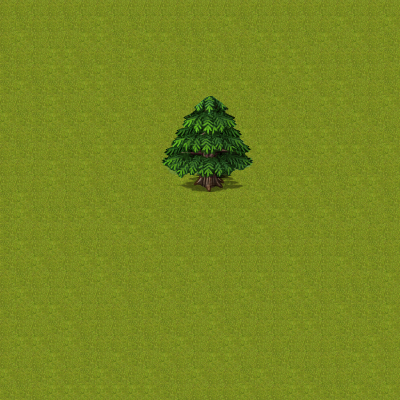

A 2D game scene composited from a Tiled map and its tileset images. What follows is a short description and the map's XML, with every tile layer's data as written:
An orthogonal 25x25 tile map with 16x16 px tiles, 2 tile layers (Background, Foreground), 2 tilesets and 1 object (Player).

<map version="1.2" tiledversion="1.2.2" orientation="orthogonal" renderorder="left-down" width="25" height="25" tilewidth="16" tileheight="16" infinite="0" nextlayerid="4" nextobjectid="2">
 <properties>
  <property name="MapID" type="int" value="1" />
  <property name="MapName" value="Elwynn Forest" />
 </properties>
 <tileset firstgid="1" name="A2" tilewidth="16" tileheight="16" tilecount="768" columns="32">
  <image source="Tilesets/A2.png" width="512" height="384" />
  <terraintypes>
   <terrain name="Grass" tile="-1" />
  </terraintypes>
  <tile id="0" terrain=",,,0" />
  <tile id="1" terrain=",,0," />
  <tile id="2" terrain=",0,0,0" />
  <tile id="3" terrain="0,,0,0" />
  <tile id="32" terrain=",0,," />
  <tile id="33" terrain="0,,," />
  <tile id="34" terrain="0,0,,0" />
  <tile id="35" terrain="0,0,0," />
  <tile id="64" terrain=",,,0" />
  <tile id="65" terrain=",,0,0" />
  <tile id="66" terrain=",,0,0" />
  <tile id="67" terrain=",,0," />
  <tile id="96" terrain=",0,,0" />
  <tile id="97" terrain="0,0,0,0" />
  <tile id="98" terrain="0,0,0,0" />
  <tile id="99" terrain="0,,0," />
  <tile id="128" terrain=",0,,0" />
  <tile id="129" terrain="0,0,0,0" />
  <tile id="130" terrain="0,0,0,0" />
  <tile id="131" terrain="0,,0," />
  <tile id="160" terrain=",0,," />
  <tile id="161" terrain="0,0,," />
  <tile id="162" terrain="0,0,," />
  <tile id="163" terrain="0,,," />
 </tileset>
 <tileset firstgid="769" name="B1" tilewidth="16" tileheight="16" tilecount="1024" columns="32">
  <image source="Tilesets/B1.png" width="512" height="512" />
 </tileset>
 <layer id="1" name="Background" width="25" height="25">
  <data encoding="csv">
1,67,66,67,67,66,67,66,66,66,66,67,66,66,66,67,66,67,67,67,66,67,66,67,66,
129,99,131,131,99,131,98,130,99,130,131,131,131,131,98,99,130,130,131,130,131,98,130,131,98,
3,98,130,130,130,98,98,99,131,98,98,99,99,98,131,131,98,98,130,99,98,130,98,131,99,
99,131,130,98,98,131,131,99,98,99,131,131,99,99,99,130,99,98,98,130,131,131,131,131,99,
99,131,131,98,98,99,98,99,131,131,131,99,99,130,131,130,131,98,98,98,130,131,99,130,131,
99,98,99,99,99,98,98,130,99,98,131,130,98,99,98,98,99,130,99,98,131,98,130,131,99,
130,130,99,98,130,130,98,131,99,98,131,99,131,99,131,99,131,98,99,130,98,98,130,131,98,
98,99,99,98,99,98,99,98,130,99,98,130,130,98,99,130,131,130,131,130,99,131,98,99,130,
35,131,99,99,98,130,98,130,131,130,99,98,131,131,99,98,130,98,130,98,98,130,131,131,99,
3,99,130,131,99,99,98,98,98,98,131,131,130,130,99,98,98,98,99,99,98,98,98,131,98,
131,131,130,98,130,98,131,99,98,98,99,99,130,131,130,98,131,130,131,99,131,130,99,99,131,
130,130,131,98,130,98,131,130,99,98,99,98,98,130,36,35,99,130,98,98,130,99,98,98,131,
99,98,130,130,130,99,99,98,130,131,99,99,98,131,4,3,98,131,131,131,99,131,130,98,99,
99,98,99,99,99,98,98,99,131,98,99,35,98,98,130,98,131,98,98,99,98,99,98,130,99,
99,130,131,130,131,130,130,98,98,99,36,129,99,130,98,99,98,131,131,99,99,131,130,131,130,
99,98,130,98,131,99,130,131,131,98,4,3,130,131,130,131,131,131,130,131,130,131,130,99,131,
35,131,98,131,130,98,98,99,130,131,130,98,130,98,130,130,130,130,98,130,130,98,99,99,130,
129,99,131,130,130,99,98,99,131,98,130,99,98,130,131,130,98,130,98,99,130,131,131,130,98,
129,98,130,130,98,130,130,98,131,99,98,99,130,99,131,98,99,131,98,98,131,99,99,99,130,
97,131,98,98,131,130,131,131,99,99,130,99,98,98,130,99,130,130,99,99,130,98,99,99,98,
129,130,130,99,98,131,130,130,99,131,99,131,130,98,99,130,131,130,98,98,130,99,130,99,98,
129,98,98,130,98,99,131,131,99,99,131,98,130,131,98,98,130,131,130,130,131,99,131,98,131,
3,130,131,98,130,99,130,98,99,130,98,131,130,98,98,130,131,99,130,130,131,131,98,98,130,
98,131,99,98,131,99,98,99,130,98,99,131,98,131,131,99,98,130,98,99,130,131,130,98,130,
35,99,131,36,162,162,162,162,162,162,35,130,131,131,131,98,131,131,36,162,163,163,162,163,162
</data>
 </layer>
 <layer id="2" name="Foreground" width="25" height="25">
  <data encoding="csv">
0,0,0,0,0,0,0,0,0,0,0,0,0,0,0,0,0,0,0,0,0,0,0,0,0,
0,0,0,0,0,0,0,0,0,0,0,0,0,0,0,0,0,0,0,0,0,0,0,0,0,
0,0,0,0,0,0,0,0,0,0,0,0,0,0,0,0,0,0,0,0,0,0,0,0,0,
0,0,0,0,0,0,0,0,0,0,0,0,0,0,0,0,0,0,0,0,0,0,0,0,0,
0,0,0,0,0,0,0,0,0,0,0,0,0,0,0,0,0,0,0,0,0,0,0,0,0,
0,0,0,0,0,0,0,0,0,0,0,0,0,0,0,0,0,0,0,0,0,0,0,0,0,
0,0,0,0,0,0,0,0,0,0,981,982,983,984,985,986,0,0,0,0,0,0,0,0,0,
0,0,0,0,0,0,0,0,0,0,1013,1014,1015,1016,1017,1018,0,0,0,0,0,0,0,0,0,
0,0,0,0,0,0,0,0,0,0,1045,1046,1047,1048,1049,1050,0,0,0,0,0,0,0,0,0,
0,0,0,0,0,0,0,0,0,0,1077,1078,1079,1080,1081,1082,0,0,0,0,0,0,0,0,0,
0,0,0,0,0,0,0,0,0,0,1109,1110,1111,1112,1113,1114,0,0,0,0,0,0,0,0,0,
0,0,0,0,0,0,0,0,0,0,1141,1142,1143,1144,1145,1146,0,0,0,0,0,0,0,0,0,
0,0,0,0,0,0,0,0,0,0,0,0,0,0,0,0,0,0,0,0,0,0,0,0,0,
0,0,0,0,0,0,0,0,0,0,0,0,0,0,0,0,0,0,0,0,0,0,0,0,0,
0,0,0,0,0,0,0,0,0,0,0,0,0,0,0,0,0,0,0,0,0,0,0,0,0,
0,0,0,0,0,0,0,0,0,0,0,0,0,0,0,0,0,0,0,0,0,0,0,0,0,
0,0,0,0,0,0,0,0,0,0,0,0,0,0,0,0,0,0,0,0,0,0,0,0,0,
0,0,0,0,0,0,0,0,0,0,0,0,0,0,0,0,0,0,0,0,0,0,0,0,0,
0,0,0,0,0,0,0,0,0,0,0,0,0,0,0,0,0,0,0,0,0,0,0,0,0,
0,0,0,0,0,0,0,0,0,0,0,0,0,0,0,0,0,0,0,0,0,0,0,0,0,
0,0,0,0,0,0,0,0,0,0,0,0,0,0,0,0,0,0,0,0,0,0,0,0,0,
0,0,0,0,0,0,0,0,0,0,0,0,0,0,0,0,0,0,0,0,0,0,0,0,0,
0,0,0,0,0,0,0,0,0,0,0,0,0,0,0,0,0,0,0,0,0,0,0,0,0,
0,0,0,0,0,0,0,0,0,0,0,0,0,0,0,0,0,0,0,0,0,0,0,0,0,
0,0,0,0,0,0,0,0,0,0,0,0,0,0,0,0,0,0,0,0,0,0,0,0,0
</data>
 </layer>
 <objectgroup id="3" name="SpawnObjects">
  <object id="1" name="Player" x="368" y="16" width="16" height="16" />
 </objectgroup>
</map>
